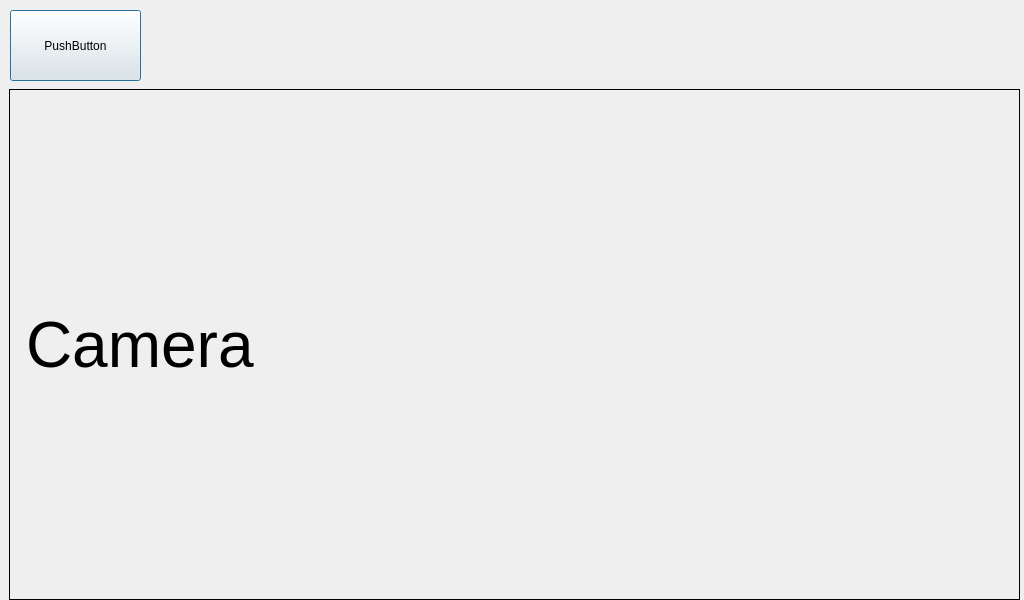
<?xml version="1.0" encoding="UTF-8"?>
<ui version="4.0">
 <class>Dialog</class>
 <widget class="QDialog" name="Dialog">
  <property name="geometry">
   <rect>
    <x>0</x>
    <y>0</y>
    <width>1024</width>
    <height>600</height>
   </rect>
  </property>
  <property name="windowTitle">
   <string>Dialog</string>
  </property>
  <widget class="QLabel" name="label">
   <property name="geometry">
    <rect>
     <x>0</x>
     <y>0</y>
     <width>1024</width>
     <height>600</height>
    </rect>
   </property>
   <property name="text">
    <string/>
   </property>
  </widget>
  <widget class="QLabel" name="image_label">
   <property name="geometry">
    <rect>
     <x>9</x>
     <y>89</y>
     <width>1011</width>
     <height>511</height>
    </rect>
   </property>
   <property name="font">
    <font>
     <pointsize>48</pointsize>
    </font>
   </property>
   <property name="frameShape">
    <enum>QFrame::Box</enum>
   </property>
   <property name="frameShadow">
    <enum>QFrame::Plain</enum>
   </property>
   <property name="lineWidth">
    <number>1</number>
   </property>
   <property name="midLineWidth">
    <number>0</number>
   </property>
   <property name="text">
    <string>Camera</string>
   </property>
   <property name="wordWrap">
    <bool>false</bool>
   </property>
   <property name="margin">
    <number>0</number>
   </property>
   <property name="indent">
    <number>-1</number>
   </property>
   <property name="openExternalLinks">
    <bool>false</bool>
   </property>
  </widget>
  <widget class="QPushButton" name="button_back">
   <property name="geometry">
    <rect>
     <x>10</x>
     <y>10</y>
     <width>131</width>
     <height>71</height>
    </rect>
   </property>
   <property name="text">
    <string>PushButton</string>
   </property>
  </widget>
 </widget>
 <resources/>
 <connections/>
</ui>
